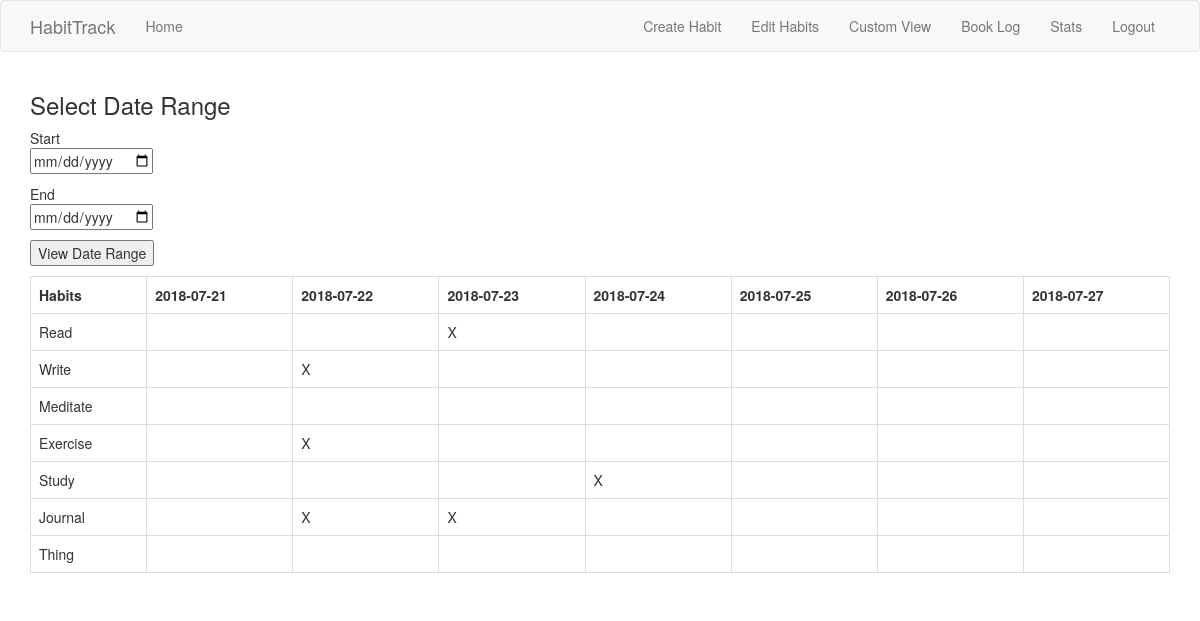
Screenshot of /view (signed in) with the database file from the repository.
### app/models.py (models this page shows, shortened)
class Habit(db.Model):
    id = db.Column(db.Integer, primary_key=True)
    habit = db.Column(db.String(140))  # index so it views in same order?
    start_date = db.Column(db.Date, default=date.today)
    end_date = db.Column(db.Date, default=date(9999, 1, 1))
    user_id = db.Column(db.Integer, db.ForeignKey('user.id'))
    completed = db.relationship('Completed', backref='habit', lazy='dynamic')

### app/main/routes.py (the view, shortened to what this page needs)
@bp.route('/view', methods=['GET', 'POST'])
@login_required
def view():
    form = DateRangeForm()
    if session.get('d1'):
        d1 = date_from_string(session['d1'])
        d2 = date_from_string(session['d2'])
    else:
        d2 = date.today()
        d1 = d2 - timedelta(6)
    delta = d2 - d1
    date_range = [d1 + timedelta(i) for i in range(delta.days + 1)]
    all_habits = Habit.query.filter_by(user_id=current_user.id).all()
    habits = {}
    counter = 1
    for habit in all_habits:
        if habit.end_date < d1 or habit.start_date > d2:
            pass
        else:
            habits[counter] = [habit]
            completed = Completed.query.filter_by(habit_id=habit.id).all()
            completed_dates = [c.date for c in completed]
            for day in date_range:
                if completed:
                    if day in completed_dates:
                        habits[counter].append('X')
                    else:
                        habits[counter].append('')
                else:
                    habits[counter].append('')
            counter += 1
    hl = len(habits) + 1  # habits length
    drl = len(date_range) + 1  # date range length
    return render_template('view.html', form=form, dr=date_range, h=habits,
                           hl=hl, drl=drl)

### app/main/forms.py
class DateRangeForm(FlaskForm):
    start = DateField('Start Date', validators=[DataRequired()])
    end = DateField('End Date', validators=[DataRequired()])
    submit = SubmitField('View Date Range')

### app/models.py (called while the page is built)
@login.user_loader
def load_user(id):
    return User.query.get(int(id))

### app/templates/view.html (shortened to what this page needs)
{% extends 'base.html' %}
{% block app_content %}
<h3>Select Date Range</h3>
<form name="form" action="" method="post">
Start
  <p>{{ form.start }}</p>
End
  <p>{{ form.end }}</p>
  <p>{{ form.submit() }}</p>
</form>
<table class='table table-bordered'>
  <tr>
  <th scope='column' >Habits</th>
  {% for date in dr %}
  <th scope='column'>{{ date }}</th>
  {% endfor %}
  </tr>
  {% for i in range(1, hl) %}
  <tr>
    <td scope='row'>{{ h[i][0].habit }}</td>
    {% for j in range(1, drl) %}
    <td>{{ h[i][j] }}</td>
    {% endfor %}
  </tr>
  {% endfor %}
</table>
{% endblock %}

### rows the page displays
Habit: habit "Read"
Habit: habit "Write"
Habit: habit "Meditate"
Habit: habit "Exercise"
Habit: habit "Study"
Habit: habit "Journal"
Habit: habit "Thing"

### other values shown
{{ date }} "2018-07-21" "2018-07-22" "2018-07-23" "2018-07-24" "2018-07-25" "2018-07-26" "2018-07-27"
{{ h[i][j] }} "X" "X" "X" "X" "X" "X"
